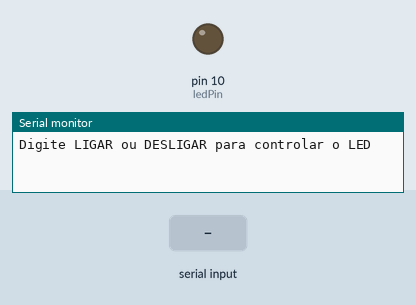
Bench run of a sketch on a simulated Arduino Uno, built with avr-gcc and run on an emulated ATmega328P. Parts: output pins drawn as LEDs (lit = HIGH), the last lines printed to the serial monitor. The test bench sets the inputs (shaded band).

Above: at 1.2 s.
1.3 s: "LIGAR\n" received over Serial
At 2.1 s:
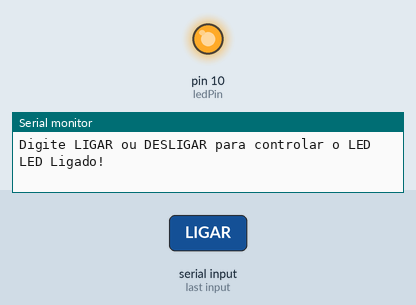
2.8 s: "DESLIGAR\n" received over Serial
At 3.4 s:
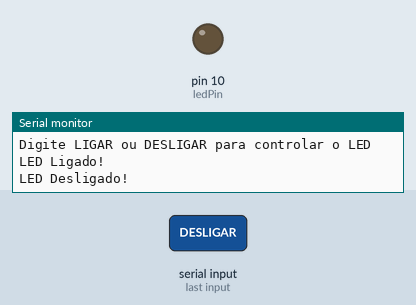
Timing chart, 0 to 5.8 s (numbered marks = the images above; inputs shaded):
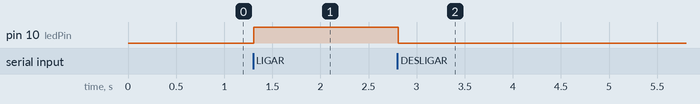

Measured:
- after the input at 1.3 s, pin 10 (ledPin): LOW → HIGH at once
- after the input at 2.8 s, pin 10 (ledPin): HIGH → LOW at once

The sketch:

exercisio.ino
```cpp
String comando = ""; // Variável para armazenar o comando recebido
const int ledPin = 10;

void setup() {
  Serial.begin(9600);
  pinMode(ledPin, OUTPUT); // Define o pino como saída
  Serial.println("Digite LIGAR ou DESLIGAR para controlar o LED");
}

void loop() {
  if (Serial.available()) { // Verifica se há dados disponíveis para leitura
    comando = Serial.readStringUntil('\n'); // Lê a string até encontrar uma quebra de linha
    comando.trim(); // Remove espaços e quebras de linha extras

    if (comando.equalsIgnoreCase("LIGAR")) {
      digitalWrite(ledPin, HIGH); // Acende o LED no pino
      Serial.println("LED Ligado!");
    } else if (comando.equalsIgnoreCase("DESLIGAR")) {
      digitalWrite(ledPin, LOW); // Apaga o LED no pino
      Serial.println("LED Desligado!");
    } else {
      Serial.println("Comando não reconhecido. Use LIGAR ou DESLIGAR");
    }
  }
}
```
